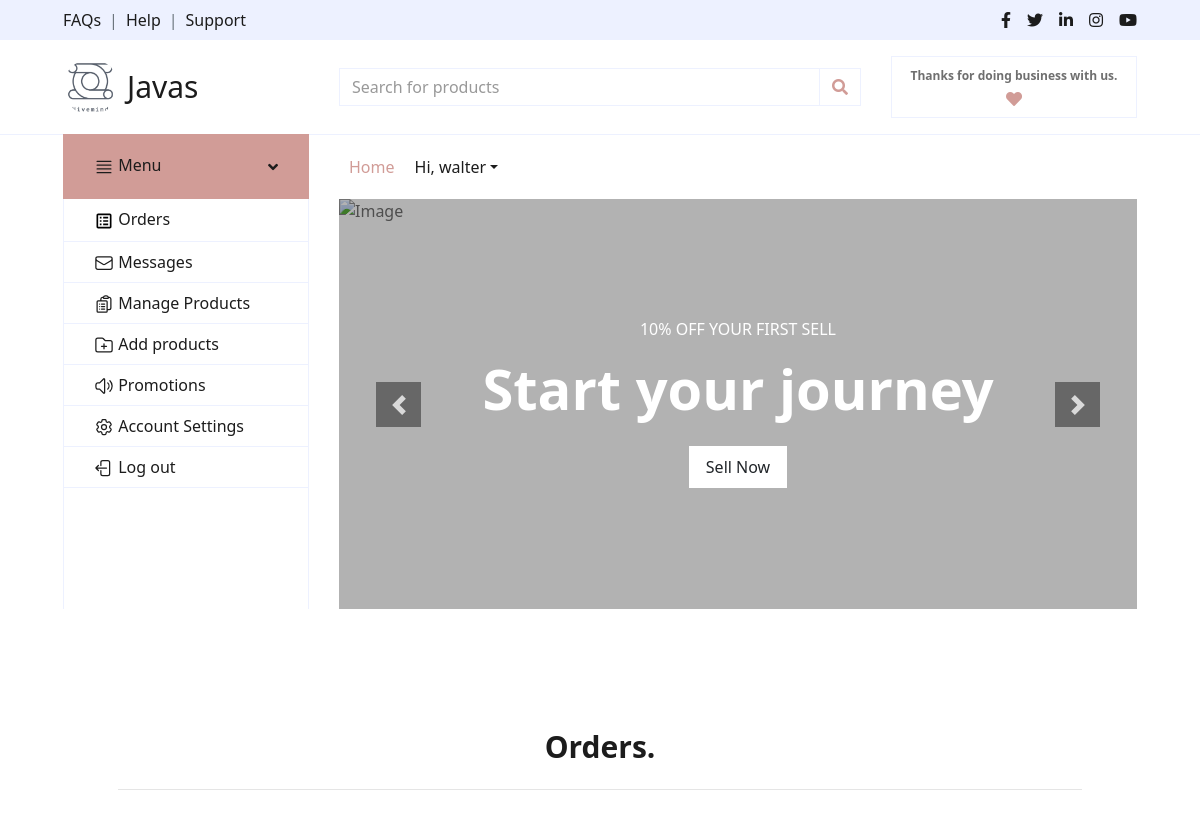
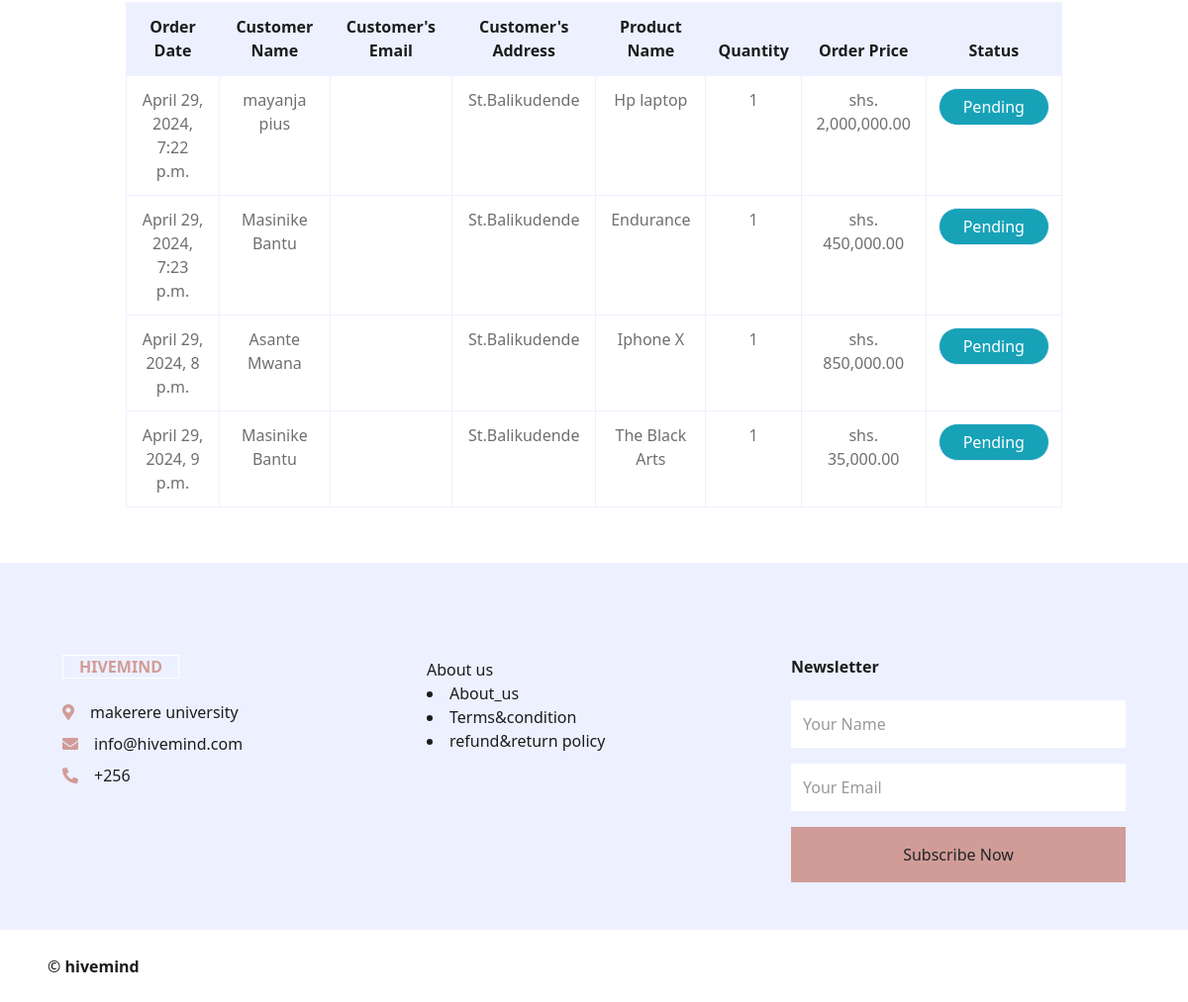
Screenshot of /business/ordered/ (signed in) with the database file from the repository (2 pictures, top to bottom).
### user/models.py (models this page shows)
class User(AbstractUser):
    email = models.EmailField(unique=True)
    is_customer = models.BooleanField(default=False)
    is_business = models.BooleanField(default=False)

### business/models.py (models this page shows, shortened)
class Business(models.Model):
    user = models.OneToOneField(User, on_delete= models.CASCADE)
    name = models.CharField(max_length=200, null=True, blank=True)
    logo = models.ImageField(upload_to='logos/', null=True)
    created_at = models.DateTimeField(default=timezone.now)
    class Meta():
        ordering = ['name']

### orders/models.py (models this page shows, shortened)
class OrderItem(models.Model):
    order = models.ForeignKey(Order,related_name='orders',on_delete=models.CASCADE)
    product = models.ForeignKey(Type,related_name='items',on_delete=models.CASCADE)
    price = models.DecimalField(max_digits=10,decimal_places=2)
    quantity = models.PositiveIntegerField(default=1)
    def get_cost(self):
        return self.price * self.quantity

class Order(models.Model):
    user = models.ForeignKey(User, related_name='orders', on_delete=models.CASCADE, null=True)
    first_name = models.CharField(max_length=50)
    last_name = models.CharField(max_length=50)
    address = models.CharField(max_length=250)
    phone_number = models.CharField(max_length=20)
    created = models.DateTimeField(auto_now_add=True)
    updated = models.DateTimeField(auto_now=True)
    paid = models.BooleanField(default=False)
    class Meta:
        ordering = ['-created']
        indexes = [
             models.Index(fields=['-created']),
             ]

### jumia/models.py (models this page shows, shortened)
class Type(models.Model):
    category = models.ForeignKey(Categories, related_name='type',on_delete=models.CASCADE, blank=True, null=True)
    name = models.CharField(max_length = 250)
    description = models.TextField(blank=True, null=True)
    price = models.DecimalField(max_digits = 30, decimal_places=2)
    image = models.ImageField(upload_to='uploads/', null=True)
    is_available = models.BooleanField(default=True)
    product_by = models.ForeignKey(User,on_delete=models.CASCADE, blank=True, null=True)
    created_at = models.DateTimeField(auto_now_add=True)

### business/views.py (the view)
# urls.py: path('ordered/',ordered, name= 'ordered'),
@login_required
@business_required
def ordered(request):
    ordered_product = OrderItem.objects.all()
    return render(request, 'bus/ordered.html', {'ordered_product':ordered_product})

### cart/context_processors.py (called while the page is built)
def cart(request):
    return {'cart': Cart(request)}

### jumia/context_processors.py (called while the page is built)
def categories(request):
    cat = Categories.objects.all()
    return {'cat': cat}

### business/templates/bus/ordered.html (shortened to what this page needs)
{% extends 'bus/board.html' %}
{% load humanize %}
{% block content %}
<div class="container-fluid pt-5">
  <h1 class="text-center py-4 text-3xl font-bold">Orders.</h1>
  <hr>
  <br>
  <br>
  <div class="row px-xl-4 pb-2">
      <table class="table table-bordered text-center mb-0">
        <thead class="bg-secondary text-dark">
            <tr>
                <th>Order Date</th>
                <th>Customer Name</th>
                <th>Customer's Email</th>
                <th>Customer's Address</th>
                <th>Product Name</th>
                <th>Quantity</th>
                <th>Order Price</th>
                <th>Status</th>
            </tr>
        </thead>
        <tbody class="align-middle">
          {% for item in ordered_product %}
              {% if request.user == item.product.product_by %}
                <tr>
                  <td>{{item.order.created}}</td>
                  <td>{{item.order.first_name}} {{item.order.last_name}}</td>
                  <td>{{item.order.email}}</td>
                  <td>{{item.order.address}}</td>
                  <td>{{item.product.name}}</td>
                  <td>{{item.quantity}}</td>
                  <td>shs. {{item.get_cost|intcomma}}</td>
                  <td><a href="">
                    <button class="rounded-full btn btn-info px-4 border border-red-900 text-bold">Pending</button>
                  </a></td>
                </tr>
              {% endif %}
          {% endfor %}
        </tbody>
      </table>
  </div>
</div>
{% endblock %}

### business/templates/bus/board.html (shortened to what this page needs)
<!DOCTYPE html>
<html lang="en">
<head>
    {% load static %}
    <link href='https://unpkg.com/boxicons@2.1.4/css/boxicons.min.css' rel='stylesheet'>
    <link href="https://cdnjs.cloudflare.com/ajax/libs/font-awesome/5.10.0/css/all.min.css" rel="stylesheet">
    <link rel="stylesheet" href="https://cdnjs.cloudflare.com/ajax/libs/OwlCarousel2/2.3.4/assets/owl.carousel.min.css">
    <link rel="stylesheet" href="https://cdnjs.cloudflare.com/ajax/libs/OwlCarousel2/2.3.4/assets/owl.theme.default.min.css">
    <link href="lib/owlcarousel/assets/owl.carousel.min.css" rel="stylesheet">
    <link href="{% static 'css/style.css' %}" rel="stylesheet">
    <link href="https://cdn.jsdelivr.net/npm/tailwindcss@2.2.19/dist/tailwind.min.css" rel="stylesheet">
</head>
<body>
    <div class="container-fluid">
        <div class="row bg-secondary py-2 px-xl-5">
            <div class="col-lg-6 d-none d-lg-block">
                <div class="d-inline-flex align-items-center">
                    <a class="text-dark" href="">FAQs</a>
                    <span class="text-muted px-2">|</span>
                    <a class="text-dark" href="">Help</a>
                    <span class="text-muted px-2">|</span>
                    <a class="text-dark" href="">Support</a>
                </div>
            </div>
            <div class="col-lg-6 text-center text-lg-right">
                <div class="d-inline-flex align-items-center">
                    <a class="text-dark px-2" href="">
                        <i class="fab fa-facebook-f"></i>
                    </a>
                    <a class="text-dark px-2" href="">
                        <i class="fab fa-twitter"></i>
                    </a>
                    <a class="text-dark px-2" href="">
                        <i class="fab fa-linkedin-in"></i>
                    </a>
                    <a class="text-dark px-2" href="">
                        <i class="fab fa-instagram"></i>
                    </a>
                    <a class="text-dark pl-2" href="">
                        <i class="fab fa-youtube"></i>
                    </a>
                </div>
            </div>
        </div>
        <div class="row align-items-center py-3 px-xl-5">
            <div class="col-lg-3 d-none d-lg-block">
                {% if request.user.is_business %}
                    {% if request.user.is_authenticated %}
                        <a href="{% url 'business:sell' %}" class="text-decoration-none d-flex align-items-center">
                            <img src="{{ user.business.logo.url }}" alt="Logo" class="w-14 rounded-full mr-2">
                            <h1 class="text-3xl font-semi-bold font-sans">{{ user.business.name }}</h1>
                        </a>
                    {% else %}
                        <a href="#" class="text-decoration-none">
                            <h1 class="text-3xl font-semi-bold font-sans">HIVEMIND BUSINESS</h1>
                        </a>
                    {% endif %}
                {% endif %}
            </div>
            <div class="col-lg-6 col-6 text-left">
                <form method='get' action=".">
                    <div class="input-group">
                        <input type="text" class="form-control" placeholder="Search for products" name="query">
                        <div class="input-group-append">
                            <span class="input-group-text bg-transparent text-primary">
                                <i class="fa fa-search"></i>
                            </span>
                        </div>
                    </div>
                </form>
            </div>
            <div class="col-lg-3 col-6 text-right">
                <a href="" class="btn border">
                    <span class="badge">Thanks for doing business with us.</span>
                    <i class="fas fa-heart text-primary"></i>
                </a>
            </div>
        </div>
    </div>
    <div class="container-fluid mb-5">
        <div class="row border-top px-xl-5">
            <div class="col-lg-3 d-none d-lg-block">
                <a class="btn shadow-none d-flex align-items-center justify-content-between bg-primary text-white w-100" data-toggle="collapse" href="#navbar-vertical" style="height: 65px; margin-top: -1px; padding: 0 30px;">
                    <h6 class="m-0"><svg class="w-5 inline-block" xmlns="http://www.w3.org/2000/svg" fill="none" viewBox="0 0 24 24" stroke-width="1.5" stroke="currentColor" class="w-6 h-6">
                        <path stroke-linecap="round" stroke-linejoin="round" d="M3.75 5.25h16.5m-16.5 4.5h16.5m-16.5 4.5h16.5m-16.5 4.5h16.5" />
                      </svg>
                       Menu</h6>
                    <i class="fa fa-angle-down text-dark"></i>
                </a>
                <nav class="collapse show navbar navbar-vertical navbar-light align-items-start p-0 border border-top-0 border-bottom-0" id="navbar-vertical">
                    <div class="navbar-nav w-100 overflow-hidden" style="height: 410px">
                        <div class="nav-item">
                            <a href="{% url 'business:ordered' %}" class="nav-link"> Orders</a>
                            <a href="{% url 'business:inbox' %}" class="nav-link">
                               Messages</a>
                            <a href="{% url 'business:manage' %}" class="nav-link">
                               Manage Products</a>
                            <a href="{% url 'user:sell_details' %}" class="nav-link">
                               Add products</a>
                            <a href="#" class="nav-link">
                               Promotions</a>
                            <a href="#" class="nav-link">
                               Account Settings</a>
                            <a href="{% url 'user:logout' %}" class="nav-link">
                               Log out</a>
                        </div>
                    </div>
                </nav>
            </div>
            <div class="col-lg-9">
                <nav class="navbar navbar-expand-lg bg-light navbar-light py-3 py-lg-0 px-0">
                    <div class="collapse navbar-collapse justify-content-between" id="navbarCollapse">
                        <div class="navbar-nav mr-auto py-0">
                            {% if request.user.is_customer %}
                            <a href="{% url 'jumia:items' %}" class="nav-item nav-link active">Home</a>
                            {%else%}
                            <a href="{% url 'business:sell' %}" class="nav-item nav-link active">Home</a>
                            {% endif %}
                            <div class="nav-item dropdown">
                                {% if request.user.is_authenticated %}
                                    <a href="#" class="nav-link dropdown-toggle" data-toggle="dropdown">Hi, {{user.username}}</a>
                                {% endif %}
                            </div>
                        </div>
                    </div>
                </nav>
                <div id="header-carousel" class="carousel slide" data-ride="carousel">
                    <div class="carousel-inner">
                        <div class="carousel-item active" style="height: 410px;">
                            <img class="img-fluid" src="{%static 'img/SHOPPER.jpg' %}" alt="Image">
                            <div class="carousel-caption d-flex flex-column align-items-center justify-content-center">
                                <div class="p-3" style="max-width: 700px;">
                                    <h4 class="text-light text-uppercase font-weight-medium mb-3">10% Off Your First Sell</h4>
                                    <h3 class="display-4 text-white font-weight-semi-bold mb-4">Start your journey</h3>
                                    <a href="" class="btn btn-light py-2 px-3">Sell Now</a>
                                </div>
                            </div>
                        </div>
                    </div>
                    <a class="carousel-control-prev" href="#header-carousel" data-slide="prev">
                        <div class="btn btn-dark" style="width: 45px; height: 45px;">
                            <span class="carousel-control-prev-icon mb-n2"></span>
                        </div>
                    </a>
                    <a class="carousel-control-next" href="#header-carousel" data-slide="next">
                        <div class="btn btn-dark" style="width: 45px; height: 45px;">
                            <span class="carousel-control-next-icon mb-n2"></span>
                        </div>
                    </a>
                </div>
            </div>
        </div>
    </div>
    <div class="container">
        {% block content %}
        {% endblock %}
    </div>
    <div class="container-fluid bg-secondary text-dark mt-5 pt-5" style="margin-top: 50px;">
        <div class="row px-xl-5 pt-5 ">
            <div class="col-lg-4 col-md-12 mb-5 pr-3 pr-xl-5">
                <a href="" class="text-decoration-none">
                    <h1 class="mb-4 display-5 font-weight-semi-bold"><span class="text-primary font-weight-bold border border-white px-3 mr-1">HIVEMIND</span></h1>
                </a>
                <p class="mb-2"><i class="fa fa-map-marker-alt text-primary mr-3"></i>makerere university</p>
                <p class="mb-2"><i class="fa fa-envelope text-primary mr-3"></i>info@hivemind.com</p>
                <p class="mb-0"><i class="fa fa-phone-alt text-primary mr-3"></i>+256</p>
            </div>
            <div class="col">About us
                <li><a href="{% url 'business:about' %}" target="_blank">About_us</a></li>
                <li><a href="" target="_blank">Terms&condition</a></li>
                <li><a href="" target="_blank">refund&return policy</a></li>
            </div>
                    <div class="col-md-4 mb-5">
                        <h5 class="font-weight-bold text-dark mb-4">Newsletter</h5>
                        <form action="">
                            <div class="form-group">
                                <input type="text" class="form-control border-0 py-4" placeholder="Your Name" required="required" />
                            </div>
                            <div class="form-group">
                                <input type="email" class="form-control border-0 py-4" placeholder="Your Email"
                                    required="required" />
                            </div>
                            <div>
                                <button class="btn btn-primary btn-block border-0 py-3" type="submit">Subscribe Now</button>
                            </div>
                        </form>
                    </div>
                </div>
            </div>
        <div class="row border-top border-light mx-xl-5 py-4">
            <div class="col-md-6 px-xl-0">
                <p class="mb-md-0 text-center text-md-left text-dark">
                    &copy; <a class="text-dark font-weight-semi-bold" href="#">hivemind</a>
                </p>
            </div>
            <div class="col-md-6 px-xl-0 text-center text-md-right">
            </div>
        </div>
</body>
</html>

### rows the page displays
User: business.logo (picture), business.name "Javas", username "walter"
OrderItem: order.created "April 29, 2024, 7:22 p.m.", order.first_name "mayanja", order.last_name "pius", order.address "St.Balikudende", product.name "Hp laptop", quantity "1", get_cost "2,000,000.00"
OrderItem: order.created "April 29, 2024, 7:23 p.m.", order.first_name "Masinike", order.last_name "Bantu", order.address "St.Balikudende", product.name "Endurance", quantity "1", get_cost "450,000.00"
OrderItem: order.created "April 29, 2024, 8 p.m.", order.first_name "Asante", order.last_name "Mwana", order.address "St.Balikudende", product.name "Iphone X", quantity "1", get_cost "850,000.00"
OrderItem: order.created "April 29, 2024, 9 p.m.", order.first_name "Masinike", order.last_name "Bantu", order.address "St.Balikudende", product.name "The Black Arts", quantity "1", get_cost "35,000.00"
